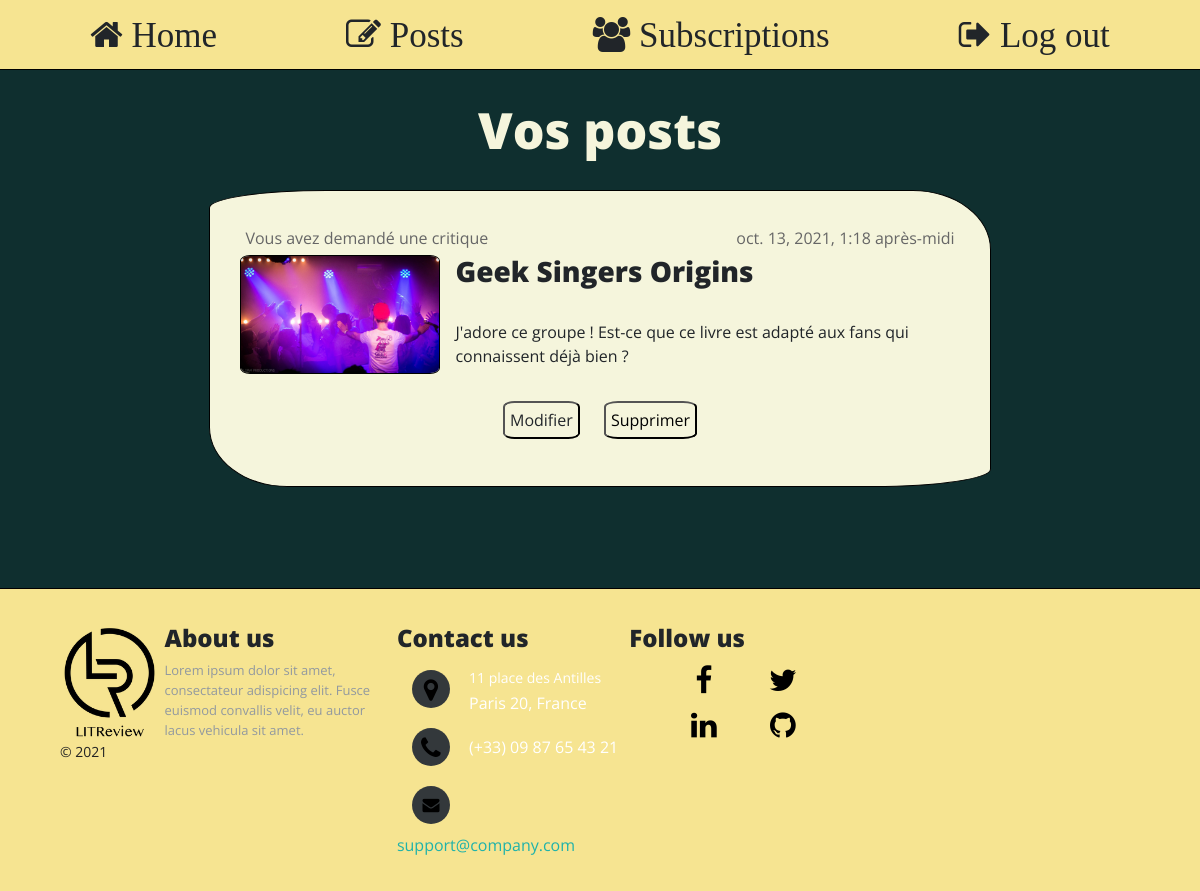
Screenshot of /posts/ (signed in) with the database file from the repository.
### reviews_webapp/models.py (models this page shows, shortened)
class Ticket(models.Model):
    title = models.CharField(max_length=128)
    description = models.TextField(max_length=2048, blank=True)
    user = models.ForeignKey(
        to=settings.AUTH_USER_MODEL, on_delete=models.CASCADE)
    image = models.ImageField(null=True, blank=True, upload_to="images/")
    time_created = models.DateTimeField(auto_now_add=True)

### reviews_webapp/views.py (the view, shortened to what this page needs)
# urls.py: path('posts/', reviews_webapp.views.PostsPageView.as_view(), name='posts'),
class PostsPageView(LoginRequiredMixin, View):
    template_name = "reviews_webapp/my_posts.html"
    def get(self, request):
        username = request.user
        user_id = request.user.id
        context = {
            "user": username,
            "posts": get_posts([user_id], owned_only=True),
            "deletereview_form": DeleteForm(),
            "deleteticket_form": DeleteForm(),
        }
        return render(request, self.template_name, context)

### reviews_webapp/views.py (called while the page is built)
def get_posts(users_to_display, owned_only=False):
    tickets = Ticket.objects.filter(user__id__in=users_to_display).order_by('-time_created')
    tickets = tickets.annotate(content_type=Value('TICKET', CharField()))
    reviews = Review.objects.filter(user__id__in=users_to_display).order_by('-time_created')
    reviews = reviews.annotate(content_type=Value('REVIEW', CharField()))
    if not owned_only:
        tickets_ids = [ticket.id for ticket in tickets]
        response_reviews = Review.objects.filter(ticket__id__in=tickets_ids).exclude(user__id__in=users_to_display)
        response_reviews = response_reviews.annotate(content_type=Value('REVIEW', CharField()))
    else:
        response_reviews = ""
    posts = sorted(
        chain(tickets, reviews, response_reviews),
        key=lambda post: post.time_created,
        reverse=True
    )
    return posts

### reviews_webapp/templates/reviews_webapp/my_posts.html
{% extends 'base.html' %}
{% block content %}
<h1>Vos posts</h1>
{% for post in posts %}
    {% if post.content_type == 'TICKET' %}
        {% include 'reviews_webapp/includes/ticket_snippet.html' with editable=True %}
    {% elif post.content_type == "REVIEW" %}
        {% include 'reviews_webapp/includes/review_snippet.html' with editable=True %}
    {% endif %}
{% endfor %}
{% endblock content %}

### reviews_webapp/templates/reviews_webapp/includes/ticket_snippet.html (shortened to what this page needs)
<div class='box post_box'>
    <div>
        <p class="post_timecreated" style="float: left;">
            {% if post.user == user %}
                Vous avez demandé une critique
            {% else %}
                {{ post.user }} a demandé une critique
            {% endif %}
        </p>
        <p class="post_timecreated">{{ post.time_created }}</p>
    </div>
    <div style="display: flex; width: 100%">
        {% if post.image %}
            <img class="ticket_img" src="/media/{{ post.image }}" alt="{{ post.title }}" width="200px">
        {% endif %}
        <div class="ticket_text">
            <h3>{{ post.title }} </h3>
            <p>{{ post.description }}</p>
        </div>
    </div>
    {% if editable %}
        <form action=""  method="post">
            <button><a href="{% url 'ticket' ticket_id=post.id %}">Modifier</a></button>
            <button type="submit" name="ticket_id" value="{{ post.id }}" onclick="return confirm('Supprimer ce ticket ?')">Supprimer</button>
        </form>
    {% endif %}
</div>

### static/css/style.css (style rules this page uses)
body { padding: 0px; margin: 0px; background-color: #0f2f2f; font-size: 16px; }
a { text-decoration: none; }
.box { border: 1px solid black; background-color: beige; padding: 30px; }
.post_box { margin-bottom: 10px; border-radius: 15% 10% / 6% 20%; }
h1 { margin: 30px 0px; color: beige; font-size: 50px; }
h3 { size: 22px; }
p { font-size: 16px; }
.post_timecreated { size: 10px; color:#666666; text-align: right; margin: 5px; padding: 0px; float: right; }
.ticket_img { align-self: flex-start; border-radius: 5%; max-width: 200px; border: 1px solid black; }
.ticket_text { width: 100%; padding: 0px 15px; text-align: left; }
button { border-radius: 15%; margin: 1px 10px; padding: 5px; background-color: beige; }
button a { text-decoration: none; }

### static/css/footer.css (style rules this page uses)
* { font-family: Open Sans; }

### rows the page displays
Ticket: shows "Vous avez demandé une critique", time_created "oct. 13, 2021, 1:18 après-midi", image (picture), title "Geek Singers Origins", description "J'adore ce groupe ! Est-ce que ce livre est adapté aux fans qui connaissent déjà bien ?", {{ post.id }} 2 (drawn)
